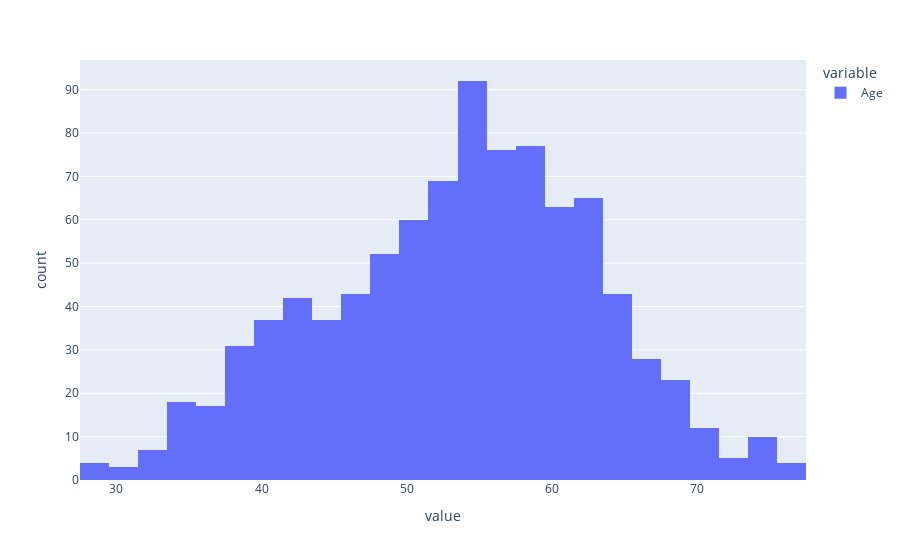
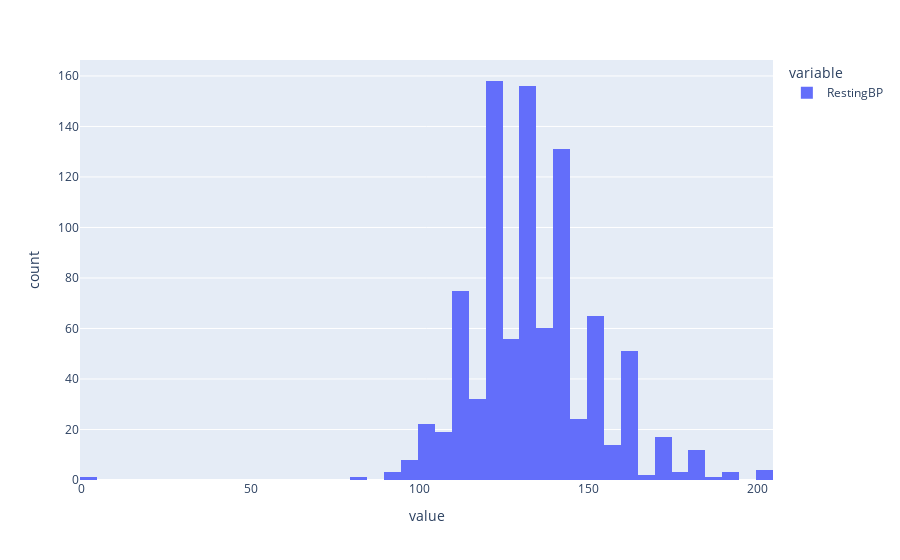
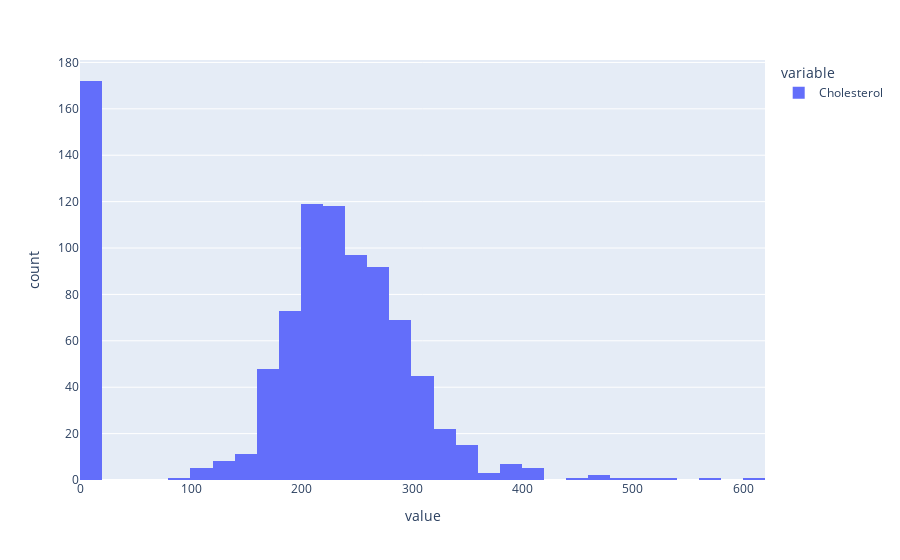
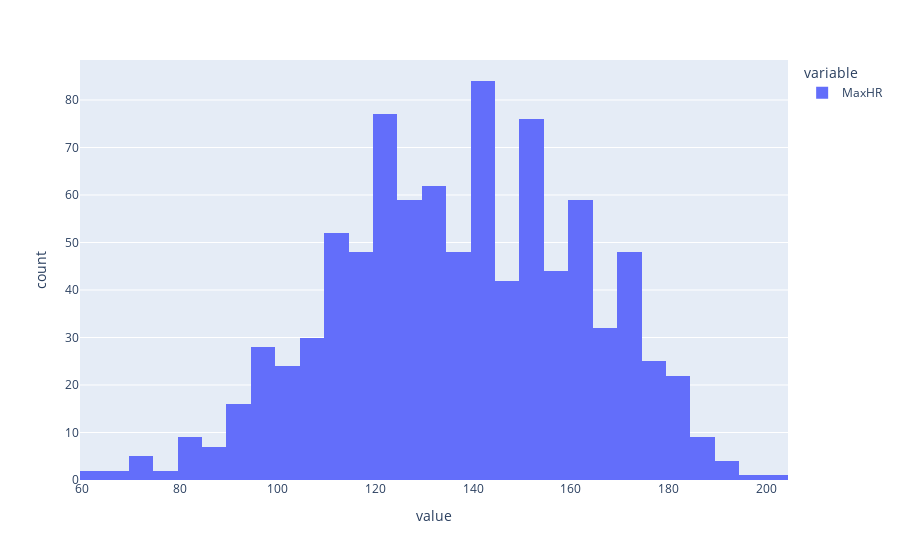

Source (notebook cell) for these figures, in order:
### Code cell
for col in num:
    fig = px.histogram(df[col])
    fig.show()

### Figure 1 — Plotly figure (JSON) as saved in the notebook; plotly's stock layout.template omitted (floating-point values rounded to 4 significant figures; data arrays with more than 128 entries replaced by an {"elided": "..."} marker saying what was removed)
{"data": [{"alignmentgroup": "True", "bingroup": "x", "hovertemplate": "variable=Age<br>value=%{x}<br>count=%{y}<extra></extra>", "legendgroup": "Age", "marker": {"color": "#636efa", "pattern": {"shape": ""}}, "name": "Age", "offsetgroup": "Age", "orientation": "v", "showlegend": true, "type": "histogram", "x": {"elided": "918 int values"}, "xaxis": "x", "yaxis": "y"}], "layout": {"barmode": "relative", "legend": {"title": {"text": "variable"}, "tracegroupgap": 0}, "margin": {"t": 60}, "xaxis": {"anchor": "y", "domain": [0, 1], "title": {"text": "value"}}, "yaxis": {"anchor": "x", "domain": [0, 1], "title": {"text": "count"}}}}

### Figure 2 — Plotly figure (JSON) as saved in the notebook; plotly's stock layout.template omitted (floating-point values rounded to 4 significant figures; data arrays with more than 128 entries replaced by an {"elided": "..."} marker saying what was removed)
{"data": [{"alignmentgroup": "True", "bingroup": "x", "hovertemplate": "variable=RestingBP<br>value=%{x}<br>count=%{y}<extra></extra>", "legendgroup": "RestingBP", "marker": {"color": "#636efa", "pattern": {"shape": ""}}, "name": "RestingBP", "offsetgroup": "RestingBP", "orientation": "v", "showlegend": true, "type": "histogram", "x": {"elided": "918 int values"}, "xaxis": "x", "yaxis": "y"}], "layout": {"barmode": "relative", "legend": {"title": {"text": "variable"}, "tracegroupgap": 0}, "margin": {"t": 60}, "xaxis": {"anchor": "y", "domain": [0, 1], "title": {"text": "value"}}, "yaxis": {"anchor": "x", "domain": [0, 1], "title": {"text": "count"}}}}

### Figure 3 — Plotly figure (JSON) as saved in the notebook; plotly's stock layout.template omitted (floating-point values rounded to 4 significant figures; data arrays with more than 128 entries replaced by an {"elided": "..."} marker saying what was removed)
{"data": [{"alignmentgroup": "True", "bingroup": "x", "hovertemplate": "variable=Cholesterol<br>value=%{x}<br>count=%{y}<extra></extra>", "legendgroup": "Cholesterol", "marker": {"color": "#636efa", "pattern": {"shape": ""}}, "name": "Cholesterol", "offsetgroup": "Cholesterol", "orientation": "v", "showlegend": true, "type": "histogram", "x": {"elided": "918 int values"}, "xaxis": "x", "yaxis": "y"}], "layout": {"barmode": "relative", "legend": {"title": {"text": "variable"}, "tracegroupgap": 0}, "margin": {"t": 60}, "xaxis": {"anchor": "y", "domain": [0, 1], "title": {"text": "value"}}, "yaxis": {"anchor": "x", "domain": [0, 1], "title": {"text": "count"}}}}

### Figure 4 — Plotly figure (JSON) as saved in the notebook; plotly's stock layout.template omitted (floating-point values rounded to 4 significant figures; data arrays with more than 128 entries replaced by an {"elided": "..."} marker saying what was removed)
{"data": [{"alignmentgroup": "True", "bingroup": "x", "hovertemplate": "variable=MaxHR<br>value=%{x}<br>count=%{y}<extra></extra>", "legendgroup": "MaxHR", "marker": {"color": "#636efa", "pattern": {"shape": ""}}, "name": "MaxHR", "offsetgroup": "MaxHR", "orientation": "v", "showlegend": true, "type": "histogram", "x": {"elided": "918 int values"}, "xaxis": "x", "yaxis": "y"}], "layout": {"barmode": "relative", "legend": {"title": {"text": "variable"}, "tracegroupgap": 0}, "margin": {"t": 60}, "xaxis": {"anchor": "y", "domain": [0, 1], "title": {"text": "value"}}, "yaxis": {"anchor": "x", "domain": [0, 1], "title": {"text": "count"}}}}
